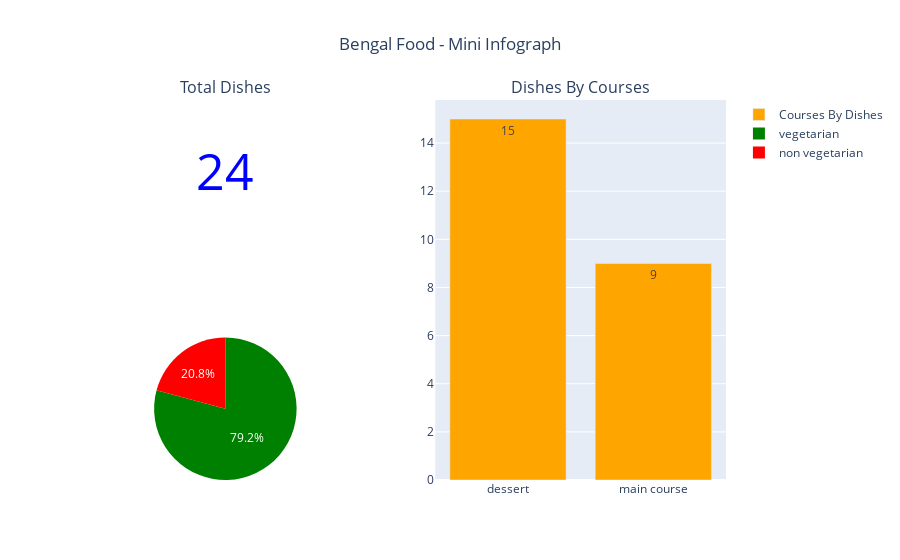

The notebook cell saved with this chart:
### Markdown cell above
<a id='bengali_food'></a>
### Bengal Food - Mini Infograph

### Code cell
bengal_df = cuisine_data[cuisine_data['state']=='West Bengal']
total_dishes = bengal_df.shape[0]

courses_bengal_df = bengal_df['course'].value_counts().reset_index()
courses_bengal_df.columns = ['course', 'num']

diet_bengal_df = bengal_df['diet'].value_counts().reset_index()
diet_bengal_df.columns = ['diet', 'num']

fig = make_subplots(rows=2, cols=2, subplot_titles=['Total Dishes', 'Dishes By Courses', '', ''],
                   specs=[[{'type': 'indicator'}, {'type': 'bar', 'rowspan': 2}],
                          [{'type': 'pie'}, {'type': 'pie'}]])

fig.add_trace(go.Indicator(
    mode='number',
    value=int(total_dishes),
    number={'font': {'color': 'blue', 'size': 50}}), row=1, col=1)

fig.add_trace(go.Bar(
    x=courses_bengal_df['course'],
    y=courses_bengal_df['num'],
    marker={'color': 'orange'},
    text=courses_bengal_df['num'],
    name='Courses By Dishes',
    textposition='auto'), row=1, col=2)

fig.add_trace(go.Pie(
    labels=diet_bengal_df['diet'],
    values=diet_bengal_df['num'],
    textinfo='percent',
    marker={'colors': ['green', 'red']}), row=2, col=1)

fig.update_layout(title_text='Bengal Food - Mini Infograph', template='plotly',
                  title_x=0.5)

fig.show()

### Figure 1 — Plotly figure (JSON) as saved in the notebook; plotly's stock layout.template omitted (floating-point values rounded to 4 significant figures)
{"data": [{"domain": {"x": [0, 0.45], "y": [0.625, 1]}, "mode": "number", "number": {"font": {"color": "blue", "size": 50}}, "type": "indicator", "value": 24}, {"marker": {"color": "orange"}, "name": "Courses By Dishes", "text": [15, 9], "textposition": "auto", "type": "bar", "x": ["dessert", "main course"], "xaxis": "x", "y": [15, 9], "yaxis": "y"}, {"domain": {"x": [0, 0.45], "y": [0, 0.375]}, "labels": ["vegetarian", "non vegetarian"], "marker": {"colors": ["green", "red"]}, "textinfo": "percent", "type": "pie", "values": [19, 5]}], "layout": {"annotations": [{"font": {"size": 16}, "showarrow": false, "text": "Total Dishes", "x": 0.225, "xanchor": "center", "xref": "paper", "y": 1, "yanchor": "bottom", "yref": "paper"}, {"font": {"size": 16}, "showarrow": false, "text": "Dishes By Courses", "x": 0.775, "xanchor": "center", "xref": "paper", "y": 1, "yanchor": "bottom", "yref": "paper"}], "title": {"text": "Bengal Food - Mini Infograph", "x": 0.5}, "xaxis": {"anchor": "y", "domain": [0.55, 1]}, "yaxis": {"anchor": "x", "domain": [0, 1]}}}
